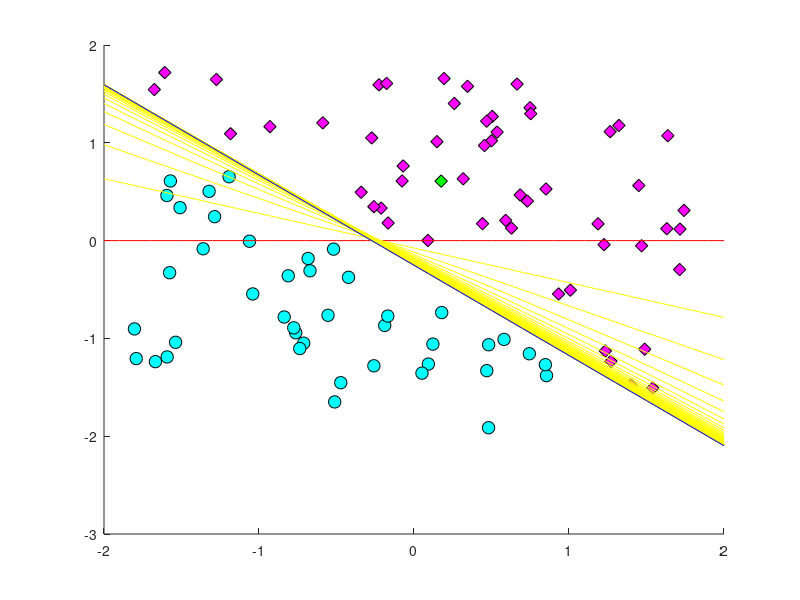
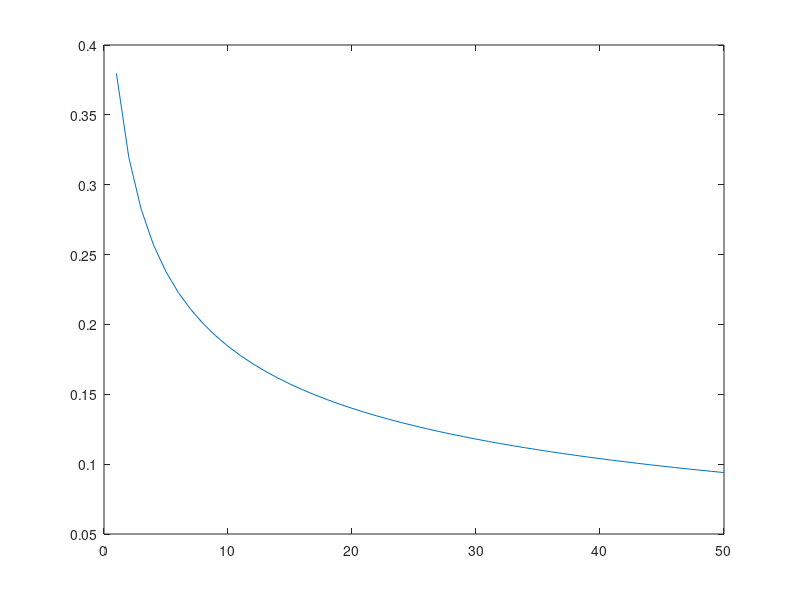
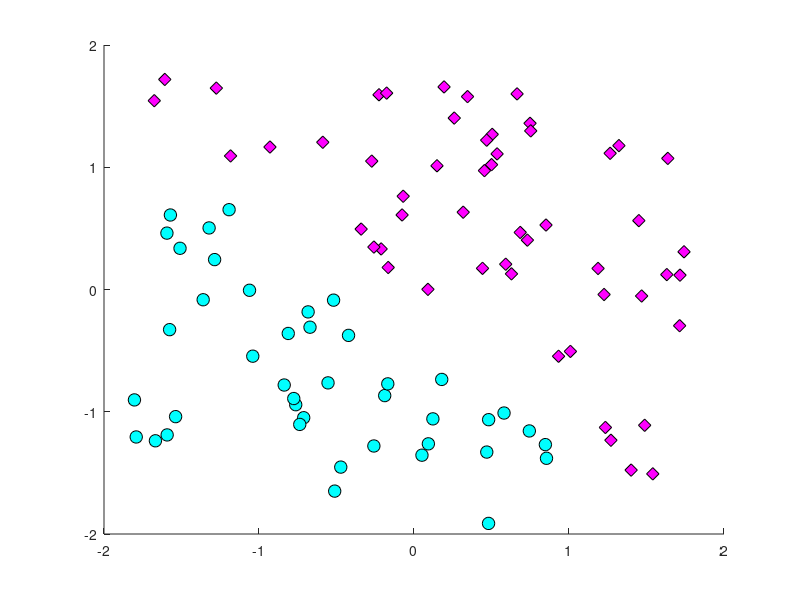

MATLAB code for these plots, in order:
clear all
close all

% returns h, is called g and receives z
function h = g(z)
  h = 1 / (1 + exp(-z));
end

data = load('dataset2.txt');

% 2 characteristics and y class column
[m, n] = size(data);

% separate x matrix and y col
% ranges are equal (0,100) BUT ranges are not -3, 3: we need normalization
x = (data(:,1:n-1));
y = (data(:,n));

mean_x = mean(x);
sigma = std(x);
% standarization or zscore function
x_norm = zscore(x);
x = x_norm;

% returns from y the indices that are y = 0 as pointers
indices_class0 = find(y==0);
indices_class1 = find(y==1);

% plot class 0 points (x_1, x_2)
figure(1)
hold on
plot(x(indices_class0,1), x(indices_class0,2), 'ok', 'MarkerFaceColor', 'c', 'MarkerSize', 9)
plot(x(indices_class1,1), x(indices_class1,2), 'dk', 'MarkerFaceColor', 'm', 'MarkerSize', 9)
%axis([-2 2 -2 2])

% initial parameters
x = [ones(m,1) x];
% n = 3, x's + 1
a = [0; 0; 1];%ones(n,1);
beta = 1.5;
iter_max = 50;
iter = 1;

% initial hypothesis for initial parameters
% take one x row each time
for i=1:m
  z = a' * x(i,:)';
  % column vector h
  h(i,1) = g(z);
  % by taking y(i) the J function is chosen
  J(i) = -y(i)*log(h(i))-(1 - y(i))*log(1 - h(i));
end

% samples for plotting the initial model (line) (theoretically, it is a plane)
% we can plot a line if z = 0
% x1 takes values within range -2 to 2 bc it is our range in the image
% thus we solve for x2 when z = 0 and x1 is [-2,2] and we get the line points
x1 = -2:0.1:2;
x2 = (-a(1)-a(2)*x1)/a(3);
plot(x1,x2,'r')

J = (1/m) * sum(J);

% iterative process
while(iter <= iter_max)
  for j=1:n
    a(j) = a(j) - beta*(1/m)*sum((h - y).*x(:,j));
  end
  % draw new line every time an adjustment to a happens
  figure(1)
  x2 = (-a(1)-a(2)*x1)/a(3);
  plot(x1,x2,'y')
  %pause(1)
  for i=1:m
    z = a' * x(i,:)';
    h(i,1) = g(z);
    J(i) = -y(i)*log(h(i))-(1 - y(i))*log(1 - h(i));
  end
  J = (1/m) * sum(J);
  conv(iter) = J;
  iter += 1;
end
figure(2)
plot(conv)

figure(1)
x2 = (-a(1)-a(2)*x1)/a(3);
plot(x1,x2,'b')

% prediction vector based on vector h
for i=1:m
  % rule
  if h(i) >= 0.5
    Y(i,1) = 1;
  else
    Y(i,1) = 0;
  end
end

indices_class0 = find(Y==0);
indices_class1 = find(Y==1);

% plot class 0 points (x_1, x_2) from predicted vector values
figure(3)
hold on
plot(x(indices_class0,2), x(indices_class0,3), 'ok', 'MarkerFaceColor', 'c', 'MarkerSize', 9)
plot(x(indices_class1,2), x(indices_class1,3), 'dk', 'MarkerFaceColor', 'm', 'MarkerSize', 9)

% input normalization
data_input = [69, 78];
data_input = (data_input - mean_x)./sigma;
data_input = [1 data_input];
h_input = g(a' * data_input');
figure(1)
if h_input >= 0.5
  Y_input = 1;
  plot(data_input(2), data_input(3), 'dk', 'MarkerFaceColor', 'g', 'MarkerSize', 9)
else
  Y_input = 0;
  plot(data_input(2), data_input(3), 'ok', 'MarkerFaceColor', 'g', 'MarkerSize', 9)
end

% sum of the predicted Y and known y difference, as a percentage
error = (sum(abs(y-Y)) / m) * 100;

% J = 0.3268 is a lot if range is -3, 3: we can reduce error J
display(['J=', num2str(J), ' Error: ', num2str(error), '%'])